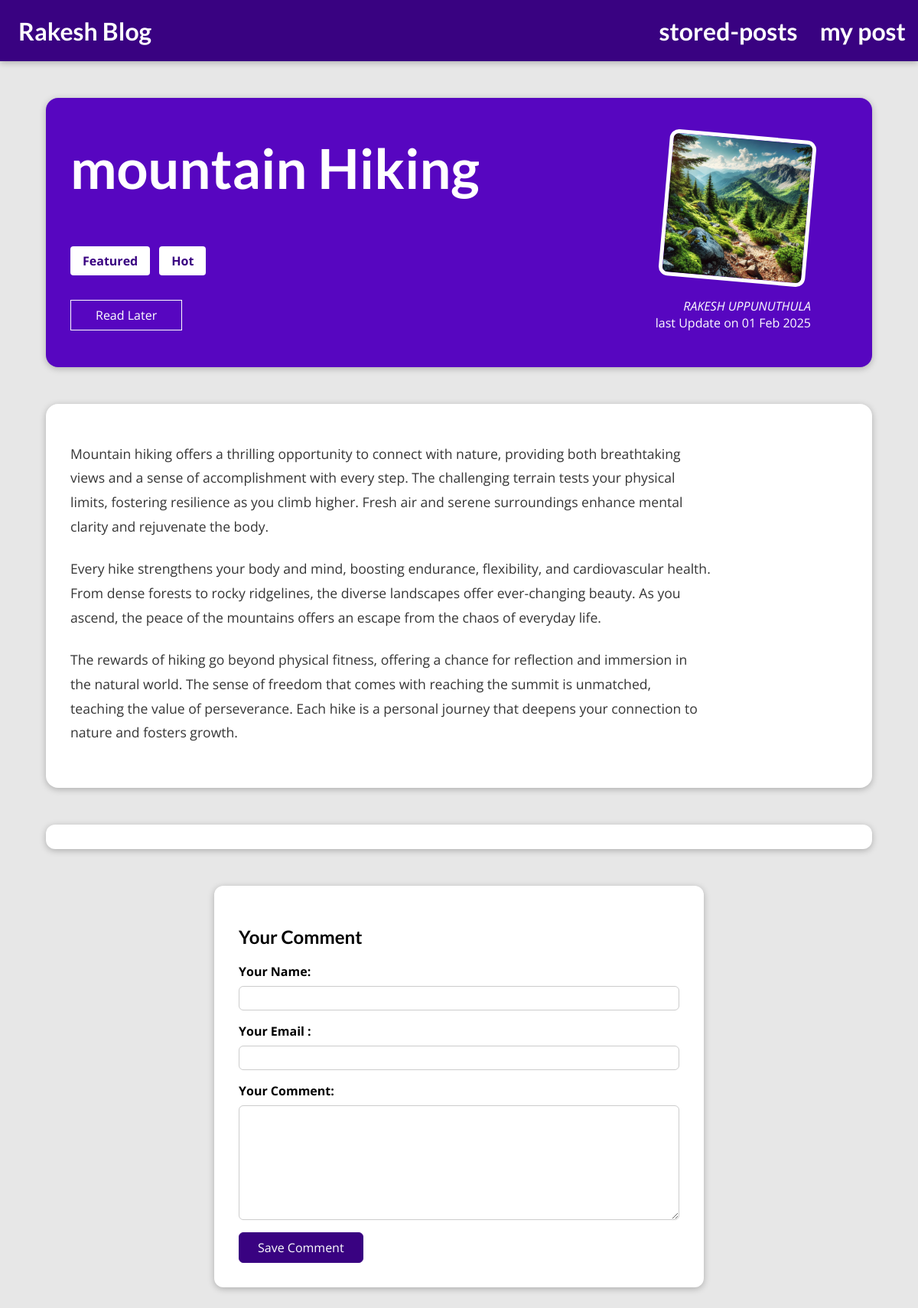
The page /posts/hike-in-the-mountains on the database its author committed.
### blog/models.py (models this page shows, shortened)
class post(models.Model):
    title = models.CharField(max_length=150)
    Excerpt = models.CharField(max_length=200)
    image =models.ImageField(upload_to="posts",null=True)
    Date = models.DateField(auto_now=True)
    slug =models.SlugField(unique=True,db_index=True)
    content=models.TextField(validators=[MinLengthValidator(10)])
    Author =models.ForeignKey(Author,on_delete=models.SET_NULL, null=True,related_name="posts")
    Tags=models.ManyToManyField(Tag)

class Tag(models.Model):
    caption=models.CharField(max_length=20)

class Author(models.Model):
    First_Name =models.CharField(max_length=200)
    Last_Name = models.CharField(max_length=200)
    Email_Address =models.EmailField()
    def Full_Name(self):
        return f"{self.First_Name} {self.Last_Name}"
    def __str__(self):
        return self.Full_Name()

### blog/views.py (the view, shortened to what this page needs)
# urls.py: path("posts/<slug:slug>", views.post_detail.as_view(), name="post-detail-page"),
class post_detail(View):
    def saved_for_later(self,request,post_id):
        stored_posts=request.session.get("stored_posts")
        if stored_posts is not None:
            is_saved_for_later =post_id in stored_posts
        else:
                is_saved_for_later =False
        return    is_saved_for_later
    def get(self, request, slug):
        Post = post.objects.get(slug=slug)
        context = {
            "post": Post,
            "post_tags": Post.Tags.all(),
            "comment_form":CommentForm(),
            "comments":Post.comments.all().order_by("-id"),
            "saved_for_later":self.saved_for_later(request,Post.id)
        }
        return render(request, "blog/post-detail.html",context)

### blog/forms.py
class CommentForm(forms.ModelForm):
    class Meta:
        model = Comment
        exclude =["post"]
        labels={"user_name":"Your Name","user_email":"Your Email :"
                ,"text":"Your Comment"}

### blog/templates/blog/post-detail.html (shortened to what this page needs)
{% extends "base.html" %}
{% load static %}
 {% block cssfiles %}
<link rel="stylesheet" href="{% static "blog/post-detail.css" %}"/>
 {% endblock %}
{% block content %}
<section id ="summary">
    <h2>{{ post.title }}</h2>
    <div>
        {% for tag in post_tags %}
        <span class="tag">{{ tag.caption }}</span>
        {% endfor  %}
    </div>
    <div id="ReadLater">
        <form action="{% url "read-later" %}" method='POST'>
            <button>
                {% if saved_for_later %}
                    Remove from "Read Later" List
                {% else %}
                    Read Later
                {% endif %}
            </button>
        </form>
    </div>
    <article>
        <img alt="{{ post.title }}" src="{{post.image.url}}"/>
        <address><a href="mailto:{{ post.Author.Email_Address }}">{{ post.Author }}</a></address>
        <div>
            last Update on  <time>{{post.Date|date:"d M Y"}}</time>
        </div>
    </article>
</section>
<main>
       {{post.content|linebreaks}}
</main>
<section id="comments">
</section>
<section id="comment-form">
    <h2>Your Comment</h2>
    <form  action="{% url "post-detail-page" post.slug %}" method='POST'>
        {% for form_field in comment_form %}
        <div class="form-control  {% if form_field.errors %}invalid{% endif %}">
            {{ form_field.label_tag }}
            {{ form_field }}
        </div>
        {% endfor %}
        <button>Save Comment</button>
    </form>
</section>
{% endblock %}

### static/apps.css (style rules this page uses)
* { box-sizing: border-box; }
html { font-family: 'Open Sans', 'Lato', sans-serif; }
body { margin: 0; }
h1, h2, h3 { font-family: 'Lato', sans-serif; font-weight: bold; }

### blog/static/blog/post-detail.css (style rules this page uses)
body { background-color: #e7e7e7; margin: 0; padding: 0; }
#summary { margin: 8rem auto 3rem auto; padding: 2rem; width: 90%; max-width: 90rem; border-radius: 16px; background-color: #5706c0; position: relative; box-shadow: 0 2px 8px rgba(0, 0, 0, 0.25); height: 22rem; }
#summary h2 { color: white; font-size: 4.5rem; margin-top: 0; padding-top: 1rem; }
#summary article { position: absolute; top: 2rem; right: 3rem; padding: 1rem 2rem; border-radius: 12px; text-align: right; color: white; }
#summary article img { width: 12rem; height: 12rem; border-radius: 12px; transform: rotateZ(5deg); border: 5px solid white; margin-bottom: 1rem; }
main { width: 90%; max-width: 90rem; margin: 0 auto 3rem auto; padding: 2rem; background-color: white; border-radius: 16px; box-shadow: 0 2px 8px rgba(0, 0, 0, 0.25); }
main p { font-size: 1.1rem; line-height: 1.8; color: #353535; margin-bottom: 1.5rem; text-align: justify; }
.tag { background-color: white; color: #390281; padding: 0.5rem 1rem; border-radius: 4px; margin-right: 0.5rem; display: inline-block; font-weight: bold; text-align: center; }
#summary a { color: white; text-decoration: none; }
.form-control { margin-bottom: 1rem; }
#comment-form button { font: inherit; background-color: #390281; color: white; border: 1px solid #390281; padding: 0.5rem 1.5rem; border-radius: 6px; cursor: pointer; }
#comment-form { margin: 3rem auto; width: 90%; max-width: 40rem; border-radius: 12px; background-color: white; box-shadow: 0 2px 8px rgba(0, 0, 0, 0.25); padding: 2rem; }
.form-control label { font-weight: bold; margin-bottom: 0.5rem; display: block; }
.form-control input, .form-control textarea { display: block; width: 100%; font: inherit; padding: 0.25rem; border-radius: 6px; box-sizing: border-box; margin-bottom: 1rem; border: 1px solid #ccc; }
.form-control textarea { height: 150px; resize: vertical; }
#comments { margin: 3rem auto; width: 90%; max-width: 70rem; border-radius: 12px; background-color: white; box-shadow: 0 2px 8px rgba(0, 0, 0, 0.25); padding: 1rem 2rem; }
#ReadLater { margin:2rem 0; }
#ReadLater button { background-color: transparent; border: 1px solid white; padding: 0.5rem 2rem; font: inherit; color: white; cursor: pointer; }

### rows shown on the page
post: title "mountain Hiking", image (picture), Author "RAKESH UPPUNUTHULA", Date "01 Feb 2025", content "Mountain hiking offers a thrilling opportunity to connect with nature, providing both breathtaking views and a sense of accomplishment with every step. The challenging terrain tests your physical limits, fostering resilience as you climb higher. Fresh air and serene surroundings enhance mental clarity and rejuvenate the body. Every hike strengthens your body and mind, boosting endurance, flexibility, and cardiovascular health. From dense forests to rocky ridgelines, the diverse landscapes offer ever-changing beauty. As you ascend, the peace of the mountains offers an escape from the chaos of everyday life. The rewards of hiking go beyond physical fitness, offering a chance for reflection…"
Tag: caption "Featured"
Tag: caption "Hot"
